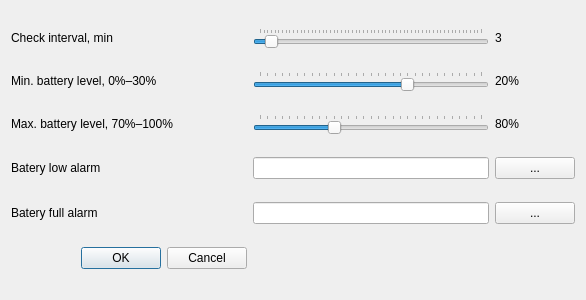
<?xml version="1.0" encoding="UTF-8"?>
<ui version="4.0">
 <class>Dialog</class>
 <widget class="QDialog" name="Dialog">
  <property name="geometry">
   <rect>
    <x>0</x>
    <y>0</y>
    <width>586</width>
    <height>300</height>
   </rect>
  </property>
  <property name="windowTitle">
   <string>Dialog</string>
  </property>
  <property name="locale">
   <locale language="English" country="UnitedStates"/>
  </property>
  <layout class="QGridLayout" name="gridLayout">
   <item row="3" column="1">
    <widget class="QLineEdit" name="edt_low_alarm">
     <property name="locale">
      <locale language="English" country="UnitedStates"/>
     </property>
    </widget>
   </item>
   <item row="4" column="0">
    <widget class="QLabel" name="label_5">
     <property name="locale">
      <locale language="English" country="UnitedStates"/>
     </property>
     <property name="text">
      <string>Batery full alarm</string>
     </property>
    </widget>
   </item>
   <item row="0" column="1">
    <widget class="QSlider" name="sl_check_interval">
     <property name="locale">
      <locale language="English" country="UnitedStates"/>
     </property>
     <property name="maximum">
      <number>60</number>
     </property>
     <property name="value">
      <number>3</number>
     </property>
     <property name="orientation">
      <enum>Qt::Horizontal</enum>
     </property>
     <property name="tickPosition">
      <enum>QSlider::TicksAbove</enum>
     </property>
     <property name="tickInterval">
      <number>1</number>
     </property>
    </widget>
   </item>
   <item row="0" column="0">
    <widget class="QLabel" name="label_check_interval">
     <property name="locale">
      <locale language="English" country="UnitedStates"/>
     </property>
     <property name="text">
      <string>Check interval, min</string>
     </property>
    </widget>
   </item>
   <item row="2" column="1">
    <widget class="QSlider" name="sl_max_level">
     <property name="locale">
      <locale language="English" country="UnitedStates"/>
     </property>
     <property name="minimum">
      <number>70</number>
     </property>
     <property name="maximum">
      <number>100</number>
     </property>
     <property name="value">
      <number>80</number>
     </property>
     <property name="orientation">
      <enum>Qt::Horizontal</enum>
     </property>
     <property name="tickPosition">
      <enum>QSlider::TicksAbove</enum>
     </property>
     <property name="tickInterval">
      <number>1</number>
     </property>
    </widget>
   </item>
   <item row="2" column="0">
    <widget class="QLabel" name="label_3">
     <property name="locale">
      <locale language="English" country="UnitedStates"/>
     </property>
     <property name="text">
      <string>Max. battery level, 70%–100%</string>
     </property>
    </widget>
   </item>
   <item row="4" column="1">
    <widget class="QLineEdit" name="edt_full_alarm">
     <property name="locale">
      <locale language="English" country="UnitedStates"/>
     </property>
    </widget>
   </item>
   <item row="1" column="0">
    <widget class="QLabel" name="label_min_level">
     <property name="locale">
      <locale language="English" country="UnitedStates"/>
     </property>
     <property name="text">
      <string>Min. battery level, 0%–30%</string>
     </property>
    </widget>
   </item>
   <item row="5" column="0">
    <widget class="QDialogButtonBox" name="buttonBox">
     <property name="locale">
      <locale language="English" country="UnitedStates"/>
     </property>
     <property name="orientation">
      <enum>Qt::Horizontal</enum>
     </property>
     <property name="standardButtons">
      <set>QDialogButtonBox::Cancel|QDialogButtonBox::Ok</set>
     </property>
    </widget>
   </item>
   <item row="1" column="1">
    <widget class="QSlider" name="sl_min_level">
     <property name="locale">
      <locale language="English" country="UnitedStates"/>
     </property>
     <property name="maximum">
      <number>30</number>
     </property>
     <property name="value">
      <number>20</number>
     </property>
     <property name="orientation">
      <enum>Qt::Horizontal</enum>
     </property>
     <property name="tickPosition">
      <enum>QSlider::TicksAbove</enum>
     </property>
     <property name="tickInterval">
      <number>1</number>
     </property>
    </widget>
   </item>
   <item row="3" column="0">
    <widget class="QLabel" name="label_4">
     <property name="locale">
      <locale language="English" country="UnitedStates"/>
     </property>
     <property name="text">
      <string>Batery low alarm</string>
     </property>
    </widget>
   </item>
   <item row="3" column="2">
    <widget class="QPushButton" name="btn_browse_low_alarm">
     <property name="locale">
      <locale language="English" country="UnitedStates"/>
     </property>
     <property name="text">
      <string>...</string>
     </property>
    </widget>
   </item>
   <item row="4" column="2">
    <widget class="QPushButton" name="btn_browse_full_alarm">
     <property name="locale">
      <locale language="English" country="UnitedStates"/>
     </property>
     <property name="text">
      <string>...</string>
     </property>
    </widget>
   </item>
   <item row="0" column="2">
    <widget class="QLabel" name="label_check_interval_value">
     <property name="text">
      <string>3</string>
     </property>
    </widget>
   </item>
   <item row="1" column="2">
    <widget class="QLabel" name="label_min_level_value">
     <property name="text">
      <string>20%</string>
     </property>
    </widget>
   </item>
   <item row="2" column="2">
    <widget class="QLabel" name="label_max_level_value">
     <property name="text">
      <string>80%</string>
     </property>
    </widget>
   </item>
  </layout>
 </widget>
 <resources/>
 <connections>
  <connection>
   <sender>buttonBox</sender>
   <signal>accepted()</signal>
   <receiver>Dialog</receiver>
   <slot>accept()</slot>
   <hints>
    <hint type="sourcelabel">
     <x>248</x>
     <y>254</y>
    </hint>
    <hint type="destinationlabel">
     <x>157</x>
     <y>274</y>
    </hint>
   </hints>
  </connection>
  <connection>
   <sender>buttonBox</sender>
   <signal>rejected()</signal>
   <receiver>Dialog</receiver>
   <slot>reject()</slot>
   <hints>
    <hint type="sourcelabel">
     <x>249</x>
     <y>266</y>
    </hint>
    <hint type="destinationlabel">
     <x>286</x>
     <y>274</y>
    </hint>
   </hints>
  </connection>
  <connection>
   <sender>sl_check_interval</sender>
   <signal>valueChanged(int)</signal>
   <receiver>label_check_interval_value</receiver>
   <slot>setNum(int)</slot>
   <hints>
    <hint type="sourcelabel">
     <x>357</x>
     <y>39</y>
    </hint>
    <hint type="destinationlabel">
     <x>505</x>
     <y>41</y>
    </hint>
   </hints>
  </connection>
  <connection>
   <sender>sl_min_level</sender>
   <signal>valueChanged(int)</signal>
   <receiver>label_min_level_value</receiver>
   <slot>setNum(int)</slot>
   <hints>
    <hint type="sourcelabel">
     <x>478</x>
     <y>84</y>
    </hint>
    <hint type="destinationlabel">
     <x>518</x>
     <y>84</y>
    </hint>
   </hints>
  </connection>
  <connection>
   <sender>sl_max_level</sender>
   <signal>valueChanged(int)</signal>
   <receiver>label_max_level_value</receiver>
   <slot>setNum(int)</slot>
   <hints>
    <hint type="sourcelabel">
     <x>472</x>
     <y>123</y>
    </hint>
    <hint type="destinationlabel">
     <x>510</x>
     <y>123</y>
    </hint>
   </hints>
  </connection>
 </connections>
</ui>
